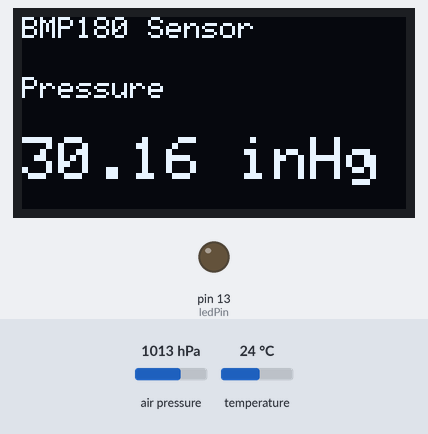
The sketch below on a simulated Arduino Uno, built with avr-gcc and run on an emulated ATmega328P. Shown: 128×64 one-colour display, output pins drawn as LEDs (lit = HIGH). Inputs (shaded band) come from the test bench; at power-on: air pressure 1013 hPa, temperature 24 °C. What the sketch prints to the serial monitor is not drawn.

Above: at 3.2 s.
3.3 s: air pressure set to 952 hPa
At 6.7 s:
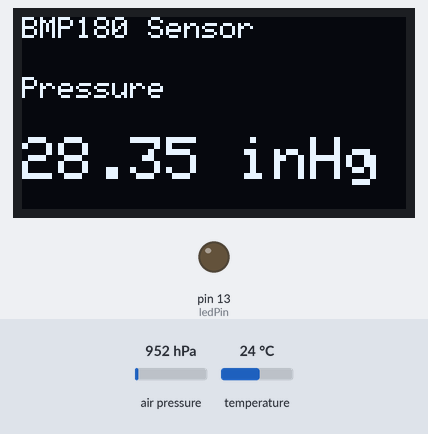
9.4 s: temperature set to 12 °C
At 13.8 s:
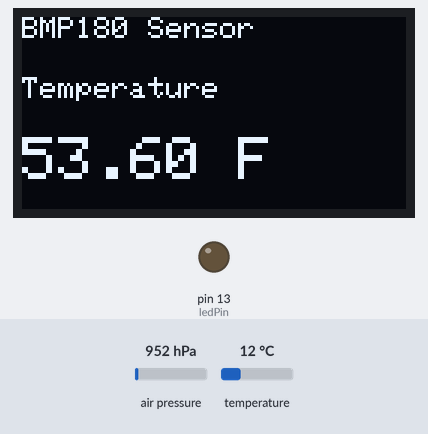
15.5 s: air pressure set to 975 hPa
At 19.7 s:
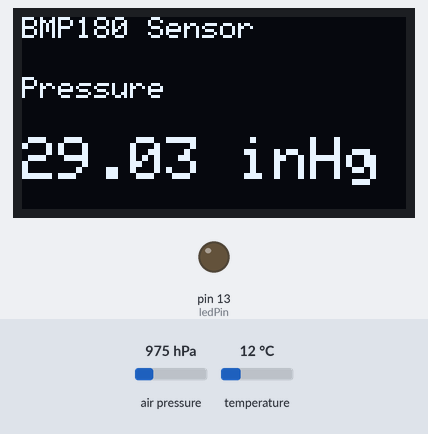
21.6 s: temperature set to 19 °C
At 25.6 s:
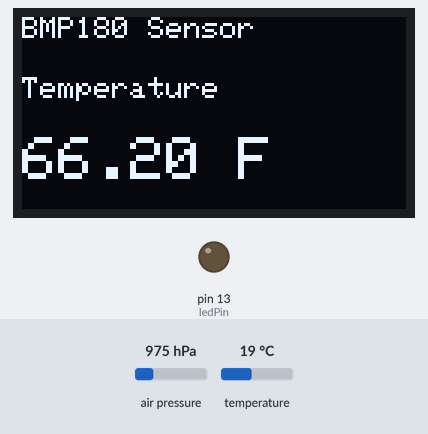
Timing chart, 0 to 27.1 s (numbered marks = the images above; inputs shaded):
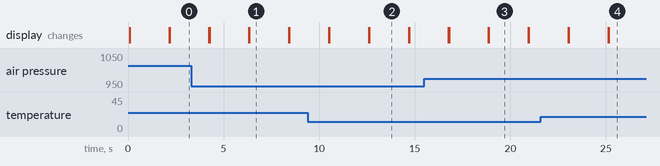

The sketch:

BMP180_Pressure_Sensor_To_OLED_v_1-0-0.ino
```cpp
/*
  BMP180_Pressure_Sensor_To_OLED_v_1-0-0

  Version 1.0.0

  This is a simple program that reads from a BMP180 pressure
  sensor and displays the values read to an OLED display.

  Reference Link For Connecting BMP180:

  https://lastminuteengineers.com/bmp180-arduino-tutorial/

  Device:     Address:
  -------     -----------
  BMP180      0x77
  OLED        0x3C

  OLED
  Display
  Pin:      Connected To:

  1         GND
  2         5 VDC
  3         SCL
  4         SDA

  BMP180
  Pin:      Connected To:

  1         SDA
  2         SCL
  3         GND
  4         5 VDC

  Created:   September 4, 2024
  Modified:  September 4, 2024
  by Todd S. Canaday
  tcanaday@memphis.edu

  Arduino Compiler Version:  arduino-1.8.13

  Revision Notes:

  09/04/2024  Initial release of source code.
*/

#include <SFE_BMP180.h>
#include <Adafruit_GFX.h>
#include <Adafruit_SSD1306.h>

#define BAUD_RATE 9600              //  default baud rate for the console...
#define ALTITUDE 69.0               //  altitude for Germantown TN (in meters)...
#define SCREEN_WIDTH 128            //  OLED display width, in pixels...
#define SCREEN_HEIGHT 64            //  OLED display height, in pixels...
#define DISPLAY_TEXT_SIZE 3         //  value for the display text size...
#define DISPLAY_TEXT_SIZE_SMALL 2   //  value for the display text size...
#define HEADER_TEXT_SIZE  1         //  value for the header text size in yellow area...
#define DATA_CURSOR_POINT 40        //  value for default cursor point on display...
#define SENSOR_LBL_CURSOR_POINT 20  //  value for moving sensor label above data...
#define DEBUG true                  //  set to true for console output, false for no console output...
#define Serial if(DEBUG)Serial

/********************/
/*  CONSTRUCTORS    */
/********************/
//  initialize OLED display...
Adafruit_SSD1306 display(SCREEN_WIDTH, SCREEN_HEIGHT, &Wire, -1);
//  initialize the I2C BMP180 pressure sensor board (address = 0x77)...
SFE_BMP180 prs;

/********************/
/*  VARIABLES       */
/********************/
const int ledPin = 13;              //  on board LED...
float temperature = 0.0;            //  variable to store reading from DS18B20 sensor...
int delay_time = 2000;              //  variable to delay between readings...
float inHg_constant = 0.0295333727; //  convert pressure read as 1 Pa to inHg...
char stat;                          //  variable for SparkFun BMP180 library for status...
double T,P,p0,a;                    //  variables for SparkFun BMP180 library for temp and pressure...
int blinkDelay = 100;               //  variable to delay between LED on / off state...

void setup()
{
  Serial.begin(BAUD_RATE);          //  start the serial port in case debug...

  pinMode(ledPin, OUTPUT);          //  Pin 13 has an LED connected...
  digitalWrite(ledPin, LOW);        //  turn the LED off...

  //  print the program information to the console in debug enabled...
  PrintProgramInfoToConsole();

  //  initialize the BMP180 sensor...
  if (prs.begin())
  {
    Serial.println(F("BMP180 initialized"));
  }
  else
  {
    Serial.println(F("BMP180 failed to initialize"));
    while(true)
    {
      digitalWrite(ledPin, HIGH);   //  turn the LED on...
      delay(blinkDelay);            //  delay...
      digitalWrite(ledPin, LOW);    //  turn the LED off...
      delay(blinkDelay);            //  delay...
    }
  }

  //  startup OLED Display...
  if(!display.begin(SSD1306_SWITCHCAPVCC, 0x3C))
  {
    //  if display fails to start, loop forever
    //  and indicate failure by blinking LED...
    while(true)
    {
      digitalWrite(ledPin, HIGH);   //  turn the LED on...
      delay(blinkDelay);            //  delay...
      digitalWrite(ledPin, LOW);    //  turn the LED off...
      delay(blinkDelay);            //  delay...
    }
  }
  else
  {
    Serial.println(F("OLED display started."));
  }

  //  begin the startup message on the OLED display...
  Startup_Message();
  //  delay for specified time...
  delay(2000);
}

void loop()
{
  //  show the pressure data on the OLED display...
  DisplayPressureData();
  //  delay between readings from the sensor...
  delay(delay_time);
  //  show the temperature data on the OLED display...
  DisplayTemperatureData();
  //  delay between readings from the sensor...
  delay(delay_time);

  //  if serial output debug enabled, print values to console...
  PrintReadingsToConsole();
}

/**
 * OLED_Display_Header()
 * Method used to display top line (yellow
 * area) message to the OLED display.
 */
void OLED_Display_Header()
{
  //  clear the OLED display...
  display.clearDisplay();
  //  set the text size and text color...
  display.setTextSize(HEADER_TEXT_SIZE);
  display.setTextColor(SSD1306_WHITE);
  display.setCursor(0, 0);  //  yellow area only...
  // Display static text at the header (yellow area)...
  display.println("BMP180 Sensor");
  //  send data to the OLED display...
  display.display();
}

/**
 * Startup_Message()
 * Method used to display the startup
 * message to the OLED display.
 */
void Startup_Message()
{
  //  call method to display header data for OLED...
  OLED_Display_Header();
  //  print humidity to screen...
  display.setTextSize(HEADER_TEXT_SIZE);
  display.setTextColor(SSD1306_WHITE);
  display.setCursor(0, SENSOR_LBL_CURSOR_POINT);
  display.println("BMP180 Sensor");
  display.setCursor(0, SENSOR_LBL_CURSOR_POINT+15);
  display.println("Todd S. Canaday");
  display.setCursor(0, SENSOR_LBL_CURSOR_POINT+30);
  display.println("September 4, 2024");
  //  send data to the OLED display...
  display.display();
}

/**
 * DisplayPressureData()
 * Method used to display the BMP180 Pressure
 * sensor data to the OLED display.
 */
void DisplayPressureData()
{
  //  get the pressure from the BMP180 sensor...
  //  first, per the Sparkfun Library, we must get the temperature reading
  //  before getting the pressure reading...
  stat = prs.startTemperature();

  if(stat != 0)
  {
    //  wait for the measurement to complete...
    delay(stat);

    //  read the temperature from the device...
    stat = prs.getTemperature(T);

    if(stat != 0)
    {
      //  begin reading of pressure data...
      stat = prs.startPressure(3);

      if(stat != 0)
      {
        //  wait for the measurement to complete...
        delay(stat);

        //  get the absolute pressure reading...
        stat = prs.getPressure(P,T);

        if(stat != 0)
        {
          //  get the pressure reading compensating for sea-level (altitude)...
          p0 = prs.sealevel(P,ALTITUDE)*inHg_constant;
        }
      }
    }
  }

  //  call method to display header data for OLED...
  OLED_Display_Header();

  //  print the sensor type above the value...
  display.setTextSize(HEADER_TEXT_SIZE);
  display.setTextColor(SSD1306_WHITE);
  display.setCursor(0, DATA_CURSOR_POINT-SENSOR_LBL_CURSOR_POINT);
  display.print("Pressure");

  //  print temp to screen...
  display.setTextSize(DISPLAY_TEXT_SIZE_SMALL);
  display.setTextColor(SSD1306_WHITE);
  display.setCursor(0, DATA_CURSOR_POINT);
  display.print(p0);
  display.println(" inHg");

  //  send data to the OLED display...
  display.display();
}

/**
 * DisplayTemperatureData()
 * Method used to display the BMP180 Pressure
 * sensor temperature data to the OLED display.
 */
void DisplayTemperatureData()
{
  //  get the pressure from the BMP180 sensor...
  //  first, per the Sparkfun Library, we must get the temperature reading
  //  before getting the pressure reading...
  stat = prs.startTemperature();

  if(stat != 0)
  {
    //  wait for the measurement to complete...
    delay(stat);

    //  read the temperature from the device...
    stat = prs.getTemperature(T);

    if(stat != 0)
    {
      //  begin reading of pressure data...
      stat = prs.startPressure(3);

      if(stat != 0)
      {
        //  wait for the measurement to complete...
        delay(stat);

        //  get the absolute pressure reading...
        stat = prs.getPressure(P,T);

        if(stat != 0)
        {
          //  get the pressure reading compensating for sea-level (altitude)...
          p0 = prs.sealevel(P,ALTITUDE)*inHg_constant;
        }
      }
    }
  }

  //  call method to display header data for OLED...
  OLED_Display_Header();

  //  print the sensor type above the value...
  display.setTextSize(HEADER_TEXT_SIZE);
  display.setTextColor(SSD1306_WHITE);
  display.setCursor(0, DATA_CURSOR_POINT-SENSOR_LBL_CURSOR_POINT);
  display.print("Temperature");

  //  print temp to screen...
  display.setTextSize(DISPLAY_TEXT_SIZE_SMALL);
  display.setTextColor(SSD1306_WHITE);
  display.setCursor(0, DATA_CURSOR_POINT);
  display.print(((T*9/5)+32));
  display.println(" F");

  //  send data to the OLED display...
  display.display();
}

/**
 * PrintProgramInfoToConsole
 * Method used to print out program
 * information to the serial port if
 * in DEBUG mode.
 */
void PrintProgramInfoToConsole()
{
  //  print program info to console...
  Serial.println(F("BMP180 Pressure Sensor"));
  Serial.println();
}

/**
 * PrintReadingsToConsole
 * Method used to print out readings from
 * the sensor to the serial port if
 * in DEBUG mode.
 */
void PrintReadingsToConsole()
{
  //  print readings to the console if enabled...
  Serial.print(F("Pressure:  "));
  Serial.print(p0);
  Serial.println(F(" inHg"));
  Serial.print(F("Temperature:  "));
  Serial.print(((T*9/5)+32));
  Serial.println(F("°F"));
}
```

Measured:
- what the display in image 1 shows lasts 2.0 s, from 6.4 s to 8.4 s
